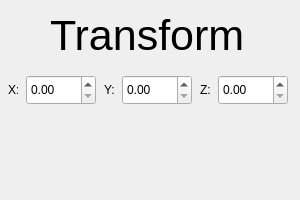
<?xml version="1.0" encoding="UTF-8"?>
<ui version="4.0">
 <class>TransformWidget</class>
 <widget class="QWidget" name="TransformWidget">
  <property name="geometry">
   <rect>
    <x>0</x>
    <y>0</y>
    <width>300</width>
    <height>200</height>
   </rect>
  </property>
  <property name="windowTitle">
   <string>Form</string>
  </property>
  <widget class="QWidget" name="horizontalLayoutWidget">
   <property name="geometry">
    <rect>
     <x>0</x>
     <y>50</y>
     <width>301</width>
     <height>80</height>
    </rect>
   </property>
   <layout class="QHBoxLayout" name="horizontalLayout">
    <property name="spacing">
     <number>0</number>
    </property>
    <property name="sizeConstraint">
     <enum>QLayout::SetDefaultConstraint</enum>
    </property>
    <item>
     <widget class="QLabel" name="xLabel">
      <property name="sizePolicy">
       <sizepolicy hsizetype="Minimum" vsizetype="Minimum">
        <horstretch>0</horstretch>
        <verstretch>0</verstretch>
       </sizepolicy>
      </property>
      <property name="minimumSize">
       <size>
        <width>10</width>
        <height>30</height>
       </size>
      </property>
      <property name="maximumSize">
       <size>
        <width>10</width>
        <height>30</height>
       </size>
      </property>
      <property name="text">
       <string>X:</string>
      </property>
     </widget>
    </item>
    <item>
     <widget class="QDoubleSpinBox" name="xDoubleSpinBox">
      <property name="maximumSize">
       <size>
        <width>70</width>
        <height>30</height>
       </size>
      </property>
      <property name="mouseTracking">
       <bool>false</bool>
      </property>
      <property name="acceptDrops">
       <bool>false</bool>
      </property>
      <property name="layoutDirection">
       <enum>Qt::LeftToRight</enum>
      </property>
      <property name="autoFillBackground">
       <bool>false</bool>
      </property>
      <property name="alignment">
       <set>Qt::AlignLeading|Qt::AlignLeft|Qt::AlignVCenter</set>
      </property>
      <property name="buttonSymbols">
       <enum>QAbstractSpinBox::UpDownArrows</enum>
      </property>
      <property name="accelerated">
       <bool>false</bool>
      </property>
     </widget>
    </item>
    <item>
     <widget class="QLabel" name="yLabel">
      <property name="sizePolicy">
       <sizepolicy hsizetype="Minimum" vsizetype="Minimum">
        <horstretch>0</horstretch>
        <verstretch>0</verstretch>
       </sizepolicy>
      </property>
      <property name="minimumSize">
       <size>
        <width>4</width>
        <height>10</height>
       </size>
      </property>
      <property name="maximumSize">
       <size>
        <width>10</width>
        <height>30</height>
       </size>
      </property>
      <property name="text">
       <string>Y:</string>
      </property>
     </widget>
    </item>
    <item>
     <widget class="QDoubleSpinBox" name="yDoubleSpinBox">
      <property name="maximumSize">
       <size>
        <width>70</width>
        <height>30</height>
       </size>
      </property>
     </widget>
    </item>
    <item>
     <widget class="QLabel" name="zLabel">
      <property name="sizePolicy">
       <sizepolicy hsizetype="Minimum" vsizetype="Minimum">
        <horstretch>0</horstretch>
        <verstretch>0</verstretch>
       </sizepolicy>
      </property>
      <property name="minimumSize">
       <size>
        <width>4</width>
        <height>10</height>
       </size>
      </property>
      <property name="maximumSize">
       <size>
        <width>10</width>
        <height>30</height>
       </size>
      </property>
      <property name="text">
       <string>Z:</string>
      </property>
     </widget>
    </item>
    <item>
     <widget class="QDoubleSpinBox" name="zDoubleSpinBox">
      <property name="maximumSize">
       <size>
        <width>70</width>
        <height>30</height>
       </size>
      </property>
     </widget>
    </item>
   </layout>
  </widget>
  <widget class="QLabel" name="label">
   <property name="geometry">
    <rect>
     <x>50</x>
     <y>10</y>
     <width>231</width>
     <height>51</height>
    </rect>
   </property>
   <property name="maximumSize">
    <size>
     <width>500</width>
     <height>100</height>
    </size>
   </property>
   <property name="font">
    <font>
     <pointsize>32</pointsize>
    </font>
   </property>
   <property name="text">
    <string>Transform</string>
   </property>
  </widget>
 </widget>
 <resources/>
 <connections/>
</ui>
